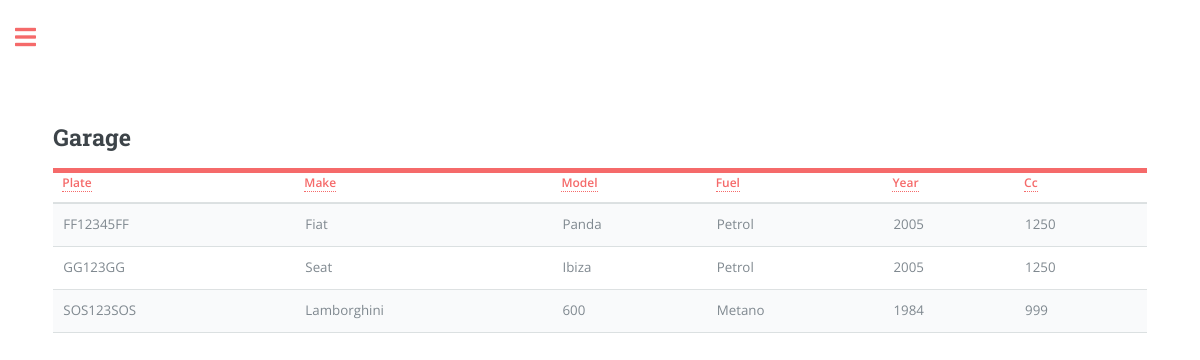
/garage_view (signed in), run on the app's committed database.
### app/models.py (models this page shows, shortened)
class Car(db.Model):
    plate = db.Column(db.String(8), primary_key=True, index=True, unique=True)
    make = db.Column(db.String(15), index=True)
    model = db.Column(db.String(15), index=True)
    fuel = db.Column(db.String(8), index=True)
    year = db.Column(db.Integer, index=True)
    cc = db.Column(db.Integer, index=True)
    user_id = db.Column(db.Integer, db.ForeignKey('user.id'))

### app/routes.py (the view)
@app.route('/garage_view', methods=['GET', 'POST'])
@login_required
def garage_view():
    user_cars = current_user.garage.all()
    return render_template('garage_view.html', title='Garage', page="garage_view", user_cars=user_cars)

### app/models.py (called while the page is built)
@login.user_loader
def load_user(id):
    return User.query.get(int(id))

### app/templates/garage_view.html (shortened to what this page needs)
{% extends "index.html" %}
{% block content %}
<head>
</head>
<header id="header">
  <h2>Garage</h2>
</header>
<table class="table" id="carTable">
    <thead>
      <tr>
        <th scope="col"><a href="#" class="sort-link" data-sort="plate">Plate</a></th>
        <th scope="col"><a href="#" class="sort-link" data-sort="make">Make</a></th>
        <th scope="col"><a href="#" class="sort-link" data-sort="model">Model</a></th>
        <th scope="col"><a href="#" class="sort-link" data-sort="fuel">Fuel</a></th>
        <th scope="col"><a href="#" class="sort-link" data-sort="year">Year</a></th>
        <th scope="col"><a href="#" class="sort-link" data-sort="cc">Cc</a></th>
      </tr>
    </thead>
    <tbody>
      {% for car in user_cars %}
      <tr>
          <td data-sort="plate">{{ car.plate }}</td>
          <td data-sort="make">{{ car.make }}</td>
          <td data-sort="model">{{ car.model }}</td>
          <td data-sort="fuel">{{ car.fuel }}</td>
          <td data-sort="year">{{ car.year }}</td>
          <td data-sort="cc">{{ car.cc }}</td>
      </tr>
      {% endfor %}
  </tbody>
</table>
{% endblock %}

### app/static/css/main.css (style rules this page uses)
html, body, div, span, applet, object, iframe, h1, h2, h3, h4, h5, h6, p, blockquote, pre, a, abbr, acronym, address, big, cite, code, del, dfn, em, img, ins, kbd, q, s, samp, small, strike, strong, sub, sup, tt, var, b, u, i, center, dl, dt, dd, ol, ul, li, fieldset, form, label, legend, table, caption, tbody, tfoot, thead, tr, th, td, article, aside, canvas, details, embed, figure, figcaption, footer, header, hgroup, menu, nav, output, ruby, section, summary, time, mark, audio, video { margin: 0; padding: 0; border: 0; font-size: 100%; font: inherit; vertical-align: baseline; }
article, aside, details, figcaption, figure, footer, header, hgroup, menu, nav, section { display: block; }
body { line-height: 1; }
table { border-collapse: collapse; border-spacing: 0; }
body { -webkit-text-size-adjust: none; }
body { -ms-overflow-style: scrollbar; }
html { box-sizing: border-box; }
*, *:before, *:after { box-sizing: inherit; }
body { background: #ffffff; }
body, input, select, textarea { color: #7f888f; font-family: "Open Sans", sans-serif; font-size: 13pt; font-weight: 400; line-height: 1.65; }
@media screen and (max-width: 1680px) { body, input, select, textarea { font-size: 11pt; } }
@media screen and (max-width: 1280px) { body, input, select, textarea { font-size: 10pt; } }
a { -moz-transition: color 0.2s ease-in-out, border-bottom-color 0.2s ease-in-out; -webkit-transition: color 0.2s ease-in-out, border-bottom-color 0.2s ease-in-out; -ms-transition: color 0.2s ease-in-out, border-bottom-color 0.2s ease-in-out; transition: color 0.2s ease-in-out, border-bottom-color 0.2s ease-in-out; border-bottom: dotted 1px; color: #f56a6a; text-decoration: none; }
h1, h2, h3, h4, h5, h6 { color: #3d4449; font-family: "Roboto Slab", serif; font-weight: 700; line-height: 1.5; margin: 0 0 1em 0; }
h2 { font-size: 1.75em; }
table { margin: 0 0 2em 0; width: 100%; }
table tbody tr { border: solid 1px rgba(210, 215, 217, 0.75); border-left: 0; border-right: 0; }
table tbody tr:nth-child(2n + 1) { background-color: rgba(230, 235, 237, 0.25); }
table td { padding: 0.75em 0.75em; }
table th { color: #3d4449; font-size: 0.9em; font-weight: 600; padding: 0 0.75em 0.75em 0.75em; text-align: left; }
table thead { border-bottom: solid 2px rgba(210, 215, 217, 0.75); }
#header { display: -moz-flex; display: -webkit-flex; display: -ms-flex; display: flex; border-bottom: solid 5px #f56a6a; padding: 6em 0 1em 0; position: relative; }
#header > * { -moz-flex: 1; -webkit-flex: 1; -ms-flex: 1; flex: 1; margin-bottom: 0; }
@media screen and (max-width: 1680px) { #header { padding-top: 5em; } }

### data on the page
Car: plate "FF12345FF", make "Fiat", model "Panda", fuel "Petrol", year "2005", cc "1250"
Car: plate "GG123GG", make "Seat", model "Ibiza", fuel "Petrol", year "2005", cc "1250"
Car: plate "SOS123SOS", make "Lamborghini", model "600", fuel "Metano", year "1984", cc "999"
